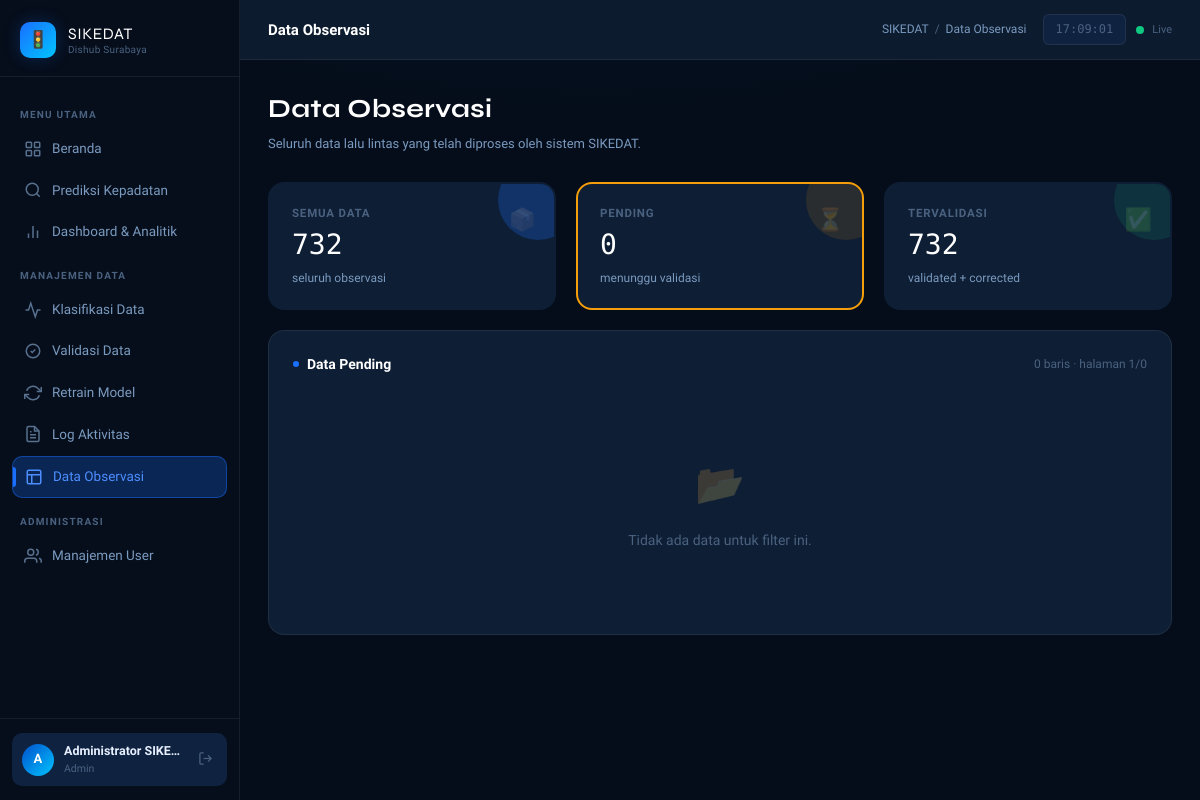
Before: /data-observasi?status=pending (signed in) with the older database file.
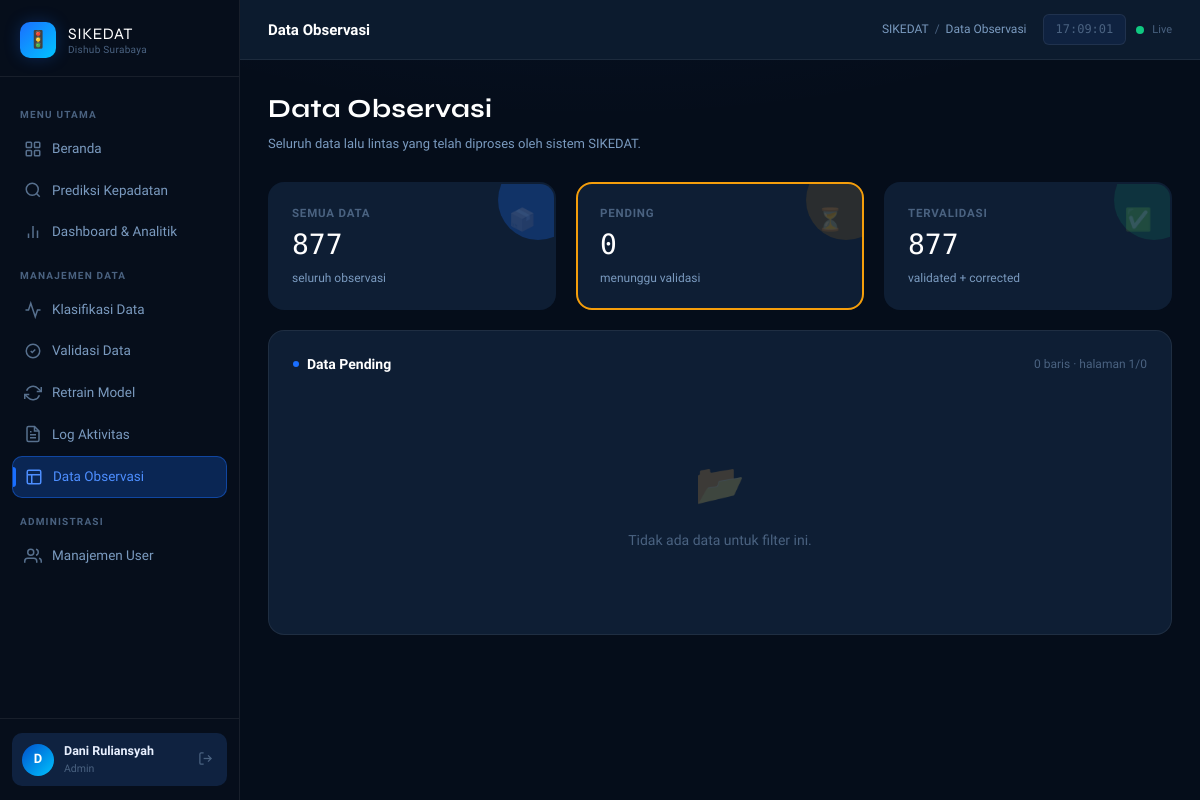
After: the same page with the newer database file.
### models.py (models this page shows, shortened)
class User(UserMixin, db.Model):
    __tablename__ = 'users'
    id           = db.Column(db.Integer, primary_key=True)
    username     = db.Column(db.String(80), unique=True, nullable=False)
    password     = db.Column(db.String(200), nullable=False)  # disimpan ter-hash
    nama_lengkap = db.Column(db.String(150), nullable=True)
    role_id      = db.Column(db.Integer, db.ForeignKey('roles.id'), nullable=False)
    is_active    = db.Column(db.Boolean, default=True)
    created_at   = db.Column(db.DateTime, default=datetime.now)
    dataset_diklasifikasi = db.relationship(
        'Dataset',
        foreign_keys='Dataset.classified_by',
        backref='pengklasifikasi',
        lazy=True
    )
    dataset_divalidasi = db.relationship(
        'Dataset',
        foreign_keys='Dataset.validated_by',
        backref='validator',
        lazy=True
    )
    retrain_dilakukan = db.relationship(
        'RetrainHistory',
        backref='operator',
        lazy=True
    )
    @property
    def has_full_access(self):
        return bool(self.role and self.role.nama in ['admin', 'analis'])

### app.py (the view)
@app.route('/data-observasi')
@login_required_only
def data_observasi():
    status = request.args.get('status', 'semua')
    page   = request.args.get('page', 1, type=int)
    query = Dataset.query
    if status == 'pending':
        query = query.filter(Dataset.status_validasi == 'pending')
    elif status == 'tervalidasi':
        query = query.filter(Dataset.status_validasi.in_(['validated', 'corrected']))
    pagination = query.order_by(Dataset.created_at.desc()).paginate(
        page=page, per_page=50, error_out=False
    )
    count_all         = Dataset.query.count()
    count_pending     = Dataset.query.filter(Dataset.status_validasi == 'pending').count()
    count_tervalidasi = Dataset.query.filter(
        Dataset.status_validasi.in_(['validated', 'corrected'])
    ).count()
    all_ids = set()
    for row in pagination.items:
        if row.classified_by: all_ids.add(row.classified_by)
        if row.validated_by:  all_ids.add(row.validated_by)
    user_map = {u.id: u.nama_lengkap for u in User.query.filter(
        User.id.in_(all_ids)
    ).all()} if all_ids else {}
    return render_template('data_observasi.html',
        data=pagination,
        status=status,
        count_all=count_all,
        count_pending=count_pending,
        count_tervalidasi=count_tervalidasi,
        user_map=user_map,
    )

### app.py (called while the page is built)
@login_manager.user_loader
def load_user(user_id):
    return User.query.get(int(user_id))

def login_required_only(f):
    @wraps(f)
    def decorated(*args, **kwargs):
        if not current_user.is_authenticated:
            return redirect(url_for('auth.login'))
        return f(*args, **kwargs)
    return decorated

@app.context_processor
def inject_globals():
    return {'now': datetime.now()}

### templates/data_observasi.html (shortened to what the changed rows need)
{% extends "base.html" %}
{% block content %}
<div class="page-header">
  <h1>Data Observasi</h1>
</div>
<div class="grid grid-3 fade-in" style="margin-bottom:20px;">
  <a href="{{ url_for('data_observasi', status='semua') }}" style="text-decoration:none;">
    <div class="stat-card fade-in delay-1" style="
      cursor:pointer;
      {{ 'border:2px solid var(--primary);' if status == 'semua' else 'border:2px solid transparent;' }}
    ">
      <span class="stat-icon">📦</span>
      <div class="stat-label">Semua Data</div>
      <div class="stat-value">{{ count_all }}</div>
      <div class="stat-meta">seluruh observasi</div>
    </div>
  </a>
  <a href="{{ url_for('data_observasi', status='tervalidasi') }}" style="text-decoration:none;">
    <div class="stat-card success fade-in delay-3" style="
      cursor:pointer;
      {{ 'border:2px solid var(--success);' if status == 'tervalidasi' else 'border:2px solid transparent;' }}
    ">
      <span class="stat-icon">✅</span>
      <div class="stat-label">Tervalidasi</div>
      <div class="stat-value">{{ count_tervalidasi }}</div>
      <div class="stat-meta">validated + corrected</div>
    </div>
  </a>
</div>
{% endblock %}

### templates/base.html (shortened to what the changed rows need)
<!DOCTYPE html>
<html lang="id">
<head>
  <link rel="stylesheet" href="{{ url_for('static', filename='css/style.css') }}" />
</head>
<body>
<div class="layout">
  <aside class="sidebar" id="sidebar">
    <div class="sidebar-footer">
      {% if current_user.is_authenticated %}
      <div class="sidebar-user">
        <div class="user-avatar">
          {{ current_user.nama_lengkap[0].upper() if current_user.nama_lengkap else current_user.username[0].upper() }}
        </div>
        <div class="user-info">
          <div class="name">{{ current_user.nama_lengkap or current_user.username }}</div>
          <div class="role">{{ current_user.role.nama | capitalize if current_user.role else '—' }}</div>
        </div>
        <a href="{{ url_for('auth.logout') }}" class="logout-btn" title="Keluar">
          <svg width="15" height="15" viewBox="0 0 24 24" fill="none" stroke="currentColor" stroke-width="2">
            <path d="M9 21H5a2 2 0 0 1-2-2V5a2 2 0 0 1 2-2h4"/>
            <polyline points="16 17 21 12 16 7"/>
            <line x1="21" y1="12" x2="9" y2="12"/>
          </svg>
        </a>
      </div>
      {% else %}
      <a href="{{ url_for('auth.login') }}" class="btn btn-primary w-full btn-sm">
        🔐 Login Dishub
      </a>
      {% endif %}
    </div>
  </aside>
  <div class="main-content">
    <main class="page-content">
      {% block content %}{% endblock %}
    </main>
  </div>
</div>
</body>
</html>

Changed rows visible on the page:
changed User: nama_lengkap "A" → "D"; nama_lengkap "Administrator SIKE…" → "Dani Ruliansyah"
Other visible differences:
{{ count_all }}: "732" → "877"
{{ count_tervalidasi }}: "732" → "877"
